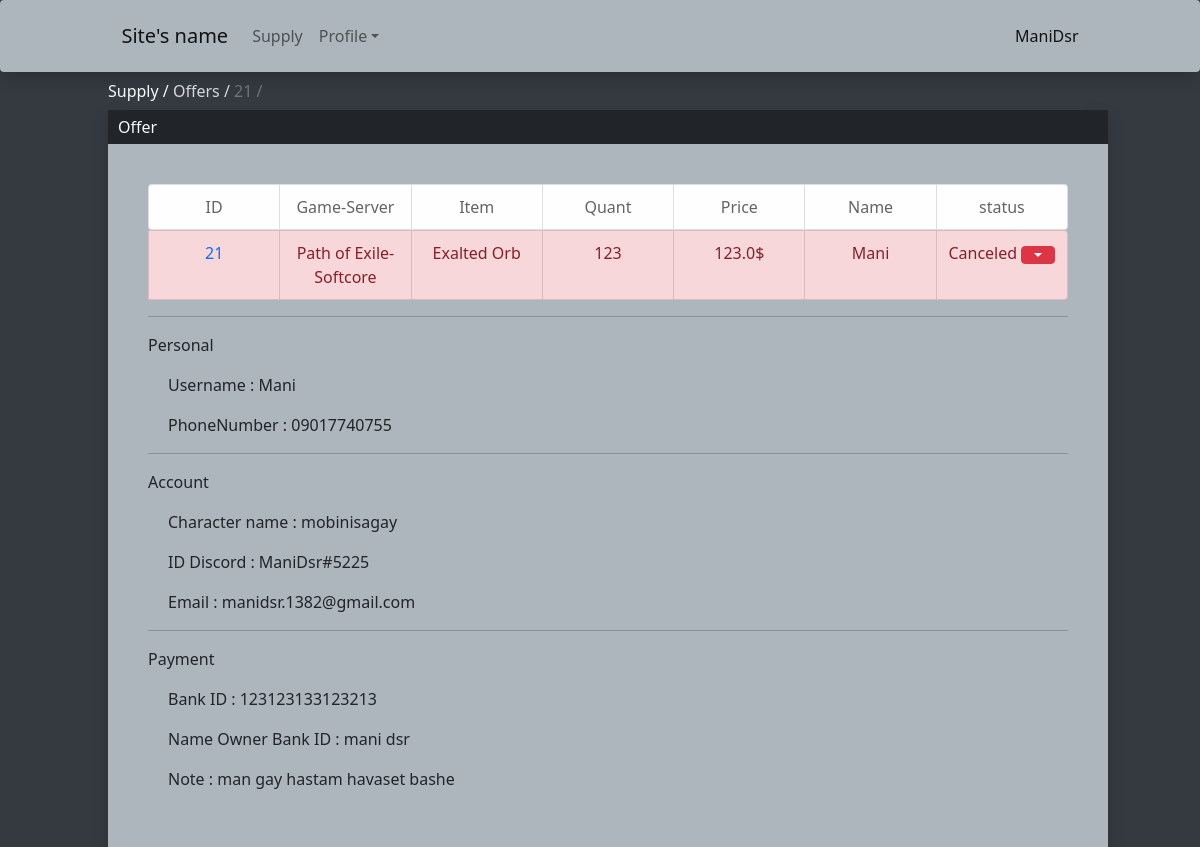
The page /Supply/Offers/21 (signed in) on the database its author committed.
### StaffApp/models.py (models this page shows, shortened)
class OfferRequest(models.Model):
    user = models.ForeignKey(User,on_delete=models.CASCADE,related_name="offersrequest",null=True)
    NameUser = models.CharField(max_length=100)
    ContactWay = models.CharField(max_length=200)
    idgame = models.IntegerField()
    game = models.CharField(max_length=200)
    idserver = models.IntegerField()
    server = models.CharField(max_length=200)
    iditem = models.IntegerField()
    item = models.CharField(max_length=500)
    itemQuantity = models.CharField(max_length=500)
    ingamename = models.CharField(max_length=200)
    note = models.CharField(max_length=500)
    finalPrice = models.FloatField()
    Status = models.IntegerField()

### UserAuth/models.py (models this page shows, shortened)
class UserInfo(models.Model):
    user = models.ForeignKey(User,on_delete=models.CASCADE,related_name="userinfo",null=True)
    fullname = models.CharField(max_length=200,null=True,default='')
    phonenumber = models.CharField(max_length=100,null=True,default='')
    email = models.CharField(max_length=500,null=True,default='')
    bankId = models.CharField(max_length=24,null=True,default='')
    bankIdOwner = models.CharField(max_length=100,null=True,default='')
    IDDiscord = models.CharField(max_length=500,null=True,default='')

### StaffApp/views.py (the view)
# urls.py: path("Offers/<int:IDoffer>",views.GetOffer,name="GetOffer"),
@login_required(login_url='/login/')
def GetOffer(response,IDoffer):
    try:
        offer = OfferRequest.objects.get(id=IDoffer)
        Info = UserInfo.objects.get(user=offer.user)
        if offer.user == response.user or response.user.is_staff:
            if response.method == "POST":
                if response.POST.get("Pendig"):
                    offer = OfferRequest.objects.get(id=int(response.POST.get("OfferId")))
                    offer.Status = 1
                    offer.save()
                    SendMessageToDiscord("**Status Changed**",f"User : {offer.NameUser}\nID : {offer.id}\nStatus : {IDconvertor(offer.Status)}")
                    return redirect("/Supply/Offers")
                elif response.POST.get("Complete"):
                    offer = OfferRequest.objects.get(id=int(response.POST.get("OfferId")))
                    offer.Status = 2
                    offer.save()
                    SendMessageToDiscord("**Status Changed**",f"User : {offer.NameUser}\nID : {offer.id}\nStatus : {IDconvertor(offer.Status)}")
                    return redirect("/Supply/Offers")
                elif response.POST.get("Canceled"):
                    offer = OfferRequest.objects.get(id=int(response.POST.get("OfferId")))
                    offer.Status = 3
                    offer.save()
                    SendMessageToDiscord("**Status Changed**",f"User : {offer.NameUser}\nID : {offer.id}\nStatus : {IDconvertor(offer.Status)}")
                    return redirect("/Supply/Offers")
                elif response.POST.get("Delivered"):
                    offer = OfferRequest.objects.get(id=int(response.POST.get("OfferId")))
                    offer.Status = 4
                    ourGame = Game.objects.get(name=offer.game)
                    Server = ourGame.server_set.get(name=offer.server)
                    Item = Server.item_set.get(name=offer.item)
                    Item.offerLimit -= int(offer.itemQuantity)
                    SendMessageToDiscord("**Status Changed**",f"User : {offer.NameUser}\nID : {offer.id}\nStatus : {IDconvertor(offer.Status)}")
                    Item.save()
                    offer.save()
                    return redirect("/Supply/Offers")
            else:
                return render(response,"StaffApp/Offer.html",{"info":Info,"Offer":offer})
    except:
        return redirect("/Supply/Offers")
    return redirect("/Supply/Offers",{"info":Info,"Offer":offer})

### StaffApp/templates/StaffApp/Offer.html (shortened to what this page needs)
{% extends 'StaffApp/BaseMenu.html'%}
{% block Link %}
    <a href="/Supply" style="color: #f8f9fa;">Supply / </a>
    <a href="/Supply/Offers" style="color: #d9dbdd;" >Offers / </a>
    <a href="/Supply/Offers/{{Offer.id}}" class="text-muted" style="pointer-events: none;">{{Offer.id}} / </a>
{% endblock %}
{% block TitleCont %}Offer{% endblock %}
{% block Contant %}
    <ul class="list-group list-group-horizontal justify-content-center" style="margin: 0 40px;">
        <li class="list-group-item col list-group-item-light" style="text-align: center;padding: 10px 0;">ID</li>
        <li class="list-group-item col list-group-item-light" style="text-align: center;padding: 10px 0;">Game-Server</li>
        <li class="list-group-item col list-group-item-light" style="text-align: center;padding: 10px 0;">Item</li>
        <li class="list-group-item col list-group-item-light" style="text-align: center;padding: 10px 0;">Quant</li>
        <li class="list-group-item col list-group-item-light" style="text-align: center;padding: 10px 0;">Price</li>
        <li class="list-group-item col list-group-item-light" style="text-align: center;padding: 10px 0;">Name</li>
        <li class="list-group-item col list-group-item-light" style="text-align: center;padding: 10px 0;">status</li>
    </ul>
    <form method="POST" style="margin: 0 40px;">
            {% if Offer.Status == 1 %}
                <ul class="list-group list-group-horizontal justify-content-center ">
                    <input type="hidden" name="OfferId" value="{{Offer.id}}">
                    <li class="list-group-item col list-group-item-warning" style="text-align: center;padding: 10px 0;">{{Offer.id}}</li>
                    <li class="list-group-item col list-group-item-warning" style="text-align: center;padding: 10px 0;">{{Offer.game}}-{{Offer.server}}</li>
                    <li class="list-group-item col list-group-item-warning" style="text-align: center;padding: 10px 0;">{{Offer.item}}</li>
                    <li class="list-group-item col list-group-item-warning" style="text-align: center;padding: 10px 0;">{{Offer.itemQuantity}}</li>
                    <li class="list-group-item col list-group-item-warning" style="text-align: center;padding: 10px 0;">{{Offer.finalPrice}}$</li>
                    <li class="list-group-item col list-group-item-warning" style="text-align: center;padding: 10px 0;">{{Offer.NameUser}}</li>
                    <li class="list-group-item col list-group-item-warning" style="text-align: center;padding: 10px 0;">Pending...
                        {% if request.user.is_staff %}
                        <button class="btn btn-warning dropdown-toggle" type="button" id="dropdownMenuButton1" data-bs-toggle="dropdown" aria-expanded="false"></button>
                        <ul class="dropdown-menu" aria-labelledby="dropdownMenuButton1">
                            <li><a class="dropdown-item" href="#"><button type="submit" name="Pendig" value="Pendig" style="background: transparent;border: none;">Pending</button></a></li>
                            <li><a class="dropdown-item" href="#"><button type="submit" name="Delivered" value="Delivered" style="background: transparent;border: none;">Delivered</button></a></li>
                            <li><a class="dropdown-item" href="#"><button type="submit" name="Complete" value="Complete" style="background: transparent;border: none;">Complete</button></a></li>
                            <li><a class="dropdown-item" href="#"><button type="submit" name="Canceled" value="Canceled" style="background: transparent;border: none;">Canceled</button></a></li>
                        </ul>
                        {% endif %}
                    </li>
                </ul>
            {% elif Offer.Status == 3 %}
                <ul class="list-group list-group-horizontal justify-content-center ">
                    <li class="list-group-item col list-group-item-danger" style="text-align: center;padding: 10px 0;"><a href="{{Offer.id}}">{{Offer.id}}</a></li>
                    <li class="list-group-item col list-group-item-danger" style="text-align: center;padding: 10px 0;">{{Offer.game}}-{{Offer.server}}</li>
                    <li class="list-group-item col list-group-item-danger" style="text-align: center;padding: 10px 0;">{{Offer.item}}</li>
                    <li class="list-group-item col list-group-item-danger" style="text-align: center;padding: 10px 0;">{{Offer.itemQuantity}}</li>
                    <li class="list-group-item col list-group-item-danger" style="text-align: center;padding: 10px 0;">{{Offer.finalPrice}}$</li>
                    <li class="list-group-item col list-group-item-danger" style="text-align: center;padding: 10px 0;">{{Offer.NameUser}}</li>
                    <li class="list-group-item col list-group-item-danger" style="text-align: center;padding: 10px 0;">Canceled
                        {% if request.user.is_staff %}
                        <button class="btn btn-danger dropdown-toggle" type="button" id="dropdownMenuButton1" data-bs-toggle="dropdown" aria-expanded="false"></button>
                        {% endif %}
                    </li>
                </ul>
             {% endif %}
            <hr><p>Personal</p>
            <p style="margin-left: 20px;"> Username : {{Offer.NameUser}}</p>
            <p style="margin-left: 20px;"> PhoneNumber : {{info.phonenumber}}</p>
            <hr><p>Account</p>
            <p style="margin-left: 20px;"> Character name : {{Offer.ingamename}}</p>
            <p style="margin-left: 20px;"> ID Discord : {{info.IDDiscord}}</p>
            <p style="margin-left: 20px;"> Email : {{info.email}}</p>
            <hr><p>Payment</p>
            <p style="margin-left: 20px;"> Bank ID : {{info.bankId}}</p>
            <p style="margin-left: 20px;">Name Owner Bank ID : {{info.bankIdOwner}}</p>
            <p style="margin-left: 20px;"> Note : {{Offer.note}}</p>
    </form>
{% endblock %}

### StaffApp/templates/StaffApp/BaseMenu.html (shortened to what this page needs)
<html lang="en">
<head>
    <link href="https://cdn.jsdelivr.net/npm/bootstrap@5.0.2/dist/css/bootstrap.min.css" rel="stylesheet">
</head>
<body>
    <nav class="navbar navbar-expand-lg navbar-light shadow p-3 bg-body rounded col-12">
        <div class="container-fluid" style="margin: 0 8%;">
          <a class="navbar-brand" href="#">Site's name</a>
          <div class="collapse navbar-collapse" id="navbarSupportedContent">
            <ul class="navbar-nav me-auto mb-2 mb-lg-0">
              <li class="nav-item">
                <a class="nav-link" aria-current="page" href="/Supply">Supply</a>
              </li>
              <li class="nav-item dropdown">
                <a class="nav-link dropdown-toggle" href="#" id="navbarDropdown" role="button" data-bs-toggle="dropdown" aria-expanded="false">Profile</a>
                  <hr class="dropdown-divider"></li>
                </ul>
            <a href="#" style="text-decoration: none;color: rgba(0, 0, 0, 0.9);font-weight: 500;text-transform: capitalize;">{{user.username}}</a>
          </div>
        </div>
    </nav>
    <div class="col-10" style="margin: 7px 9%;">
      {% block Link%}{% endblock%}
    </div>
    <div class="col-10 shadow" style="margin: 0 9%;">
        <div style="background-color: #212529;color: #f8f9fa;">
            <p style="padding: 5px 10px;margin-bottom: 0;">{% block TitleCont%}Select You Game{% endblock %}</p>
        </div>
        <div style="background-color: #adb5bd; padding: 40px 0;">
          {%if user.is_authenticated %}
            {% block Contant%}There is no Item To Show{% endblock %}
          {% endif %}
        </div>
    </div>
</body>
</html>

### StaffApp/templates/StaffApp/BaseMenu.html (style rules this page uses)
.bg-body { background-color: #adb5bd!important; }
body { background-color: #343a40; }
a { text-decoration: none; }

### rows shown on the page
OfferRequest: id "21", game "Path of Exile", server "Softcore", item "Exalted Orb", itemQuantity "123", finalPrice "123.0", NameUser "Mani", ingamename "mobinisagay", note "man gay hastam havaset bashe"
UserInfo: phonenumber "09017740755", IDDiscord "ManiDsr#5225", email "manidsr.1382@gmail.com", bankId "123123133123213", bankIdOwner "mani dsr"

### other values the page prints
{{ user.username }} "ManiDsr"
